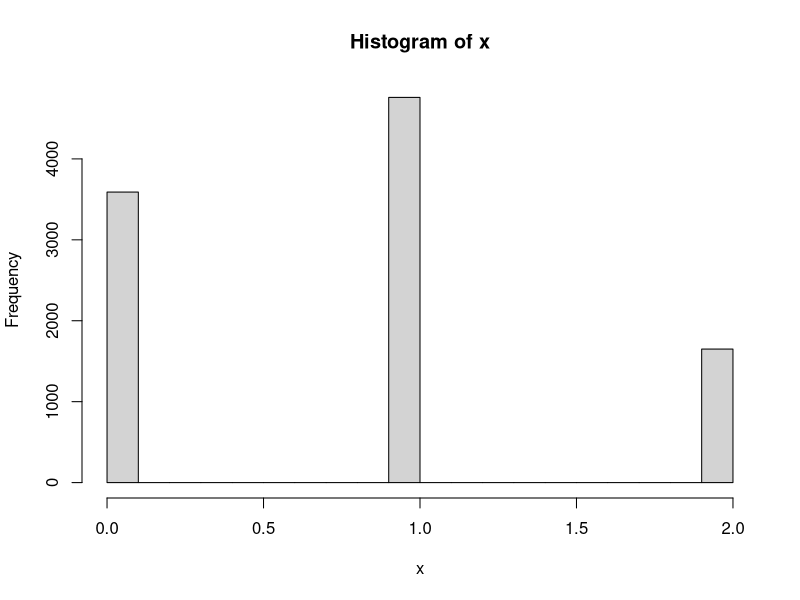
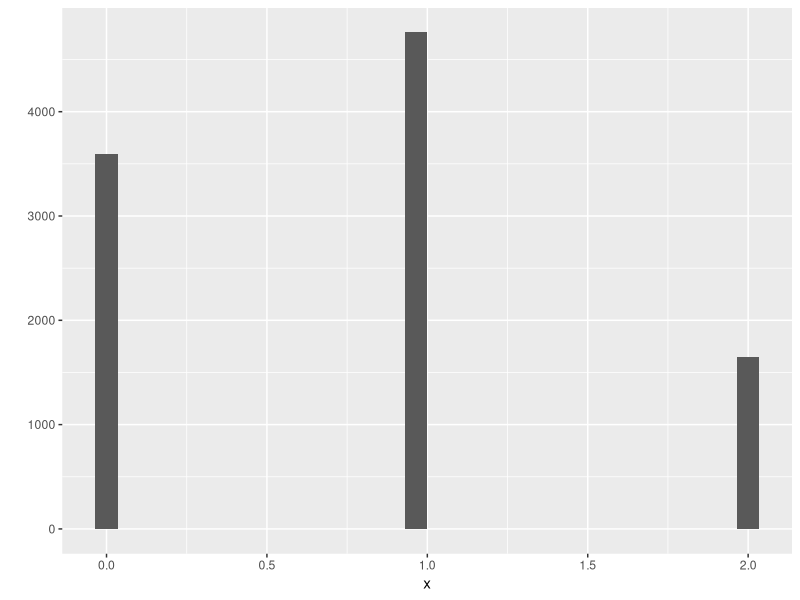
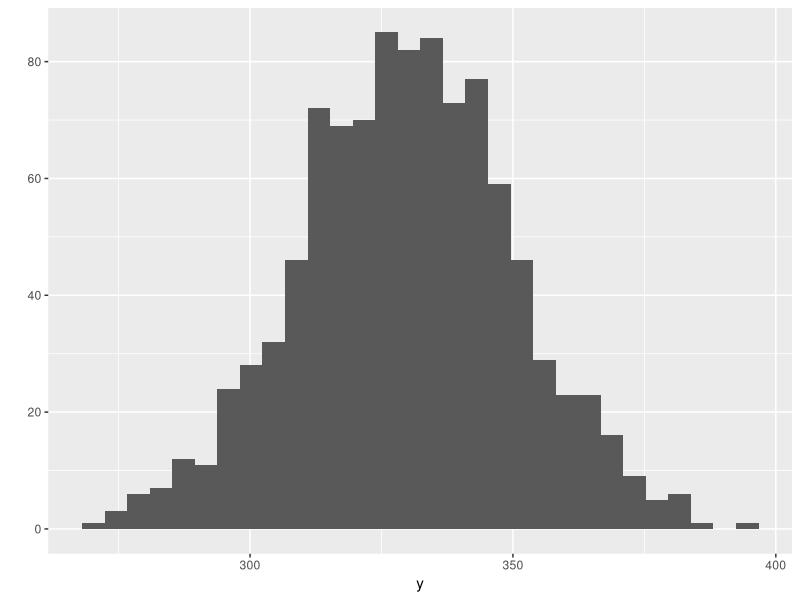

R code for these plots, in order:
library(tidyverse)

# simulate just one draw from Bin(n=2, p=0.4)
rbinom(1, size = 2, prob = 0.4)

# simulate 10000 draw from Bin(n=2, p=0.4)
x <- rbinom(10000, size = 2, prob = 0.4)
head(x) # the beginning of the vector x
tail(x) # the end of the vector x

# let us set random seed (initial state for random draws)
set.seed(25)
x <- rbinom(10000, size = 2, prob = 0.4)
head(x) # the beginning of the vector x

# access specific elements of a long vector
# x number 27 ?
x[27]
# x ranging from 20 to 50 ?
x[20:50]
# last 7 elements
tail(x, 7)
# first 10 elements
head(x, 10)


# visualise
hist(x)

mytable <- tibble(x = x)
qplot(data = mytable, x = x)

# calculate sample characteristics
mean(x) # x bar (average of x_1, x_2, ..., x_n)
sum(x)
var(x) # sample variance

# cumulative distribution function
# F(t) = P(X <= t)
pbinom(1, size = 2, prob = 0.4)
# F(1) = P(X <= 1) = 0.84

# let's solve some problems related to normal distribution
# X ~ N(exp value = 160, variance = 100)
# P(X in [150, 180]) = F(180) - F(150)
pnorm(180, mean = 160, sd = 10) - pnorm(150, mean = 160, sd = 10)

# start with the same seed on all computers
set.seed(26)
# generate 1000 draws from N(160, 100)
x <- rnorm(1000, mean = 160, sd = 10)
# look at x
head(x)

# simple table
xy_data <- tibble(x = x, y = 2 * x + 10)

# histogram for y
qplot(data = xy_data, x = y)

# extract a column from two dimensional data table
xy_data$y

# calculate sample means
mean(xy_data$x)
mean(xy_data$y)

# calculate sample variances
var(xy_data$x)
var(xy_data$y)

# calculate sample covariance
cov(xy_data$x, xy_data$y)
